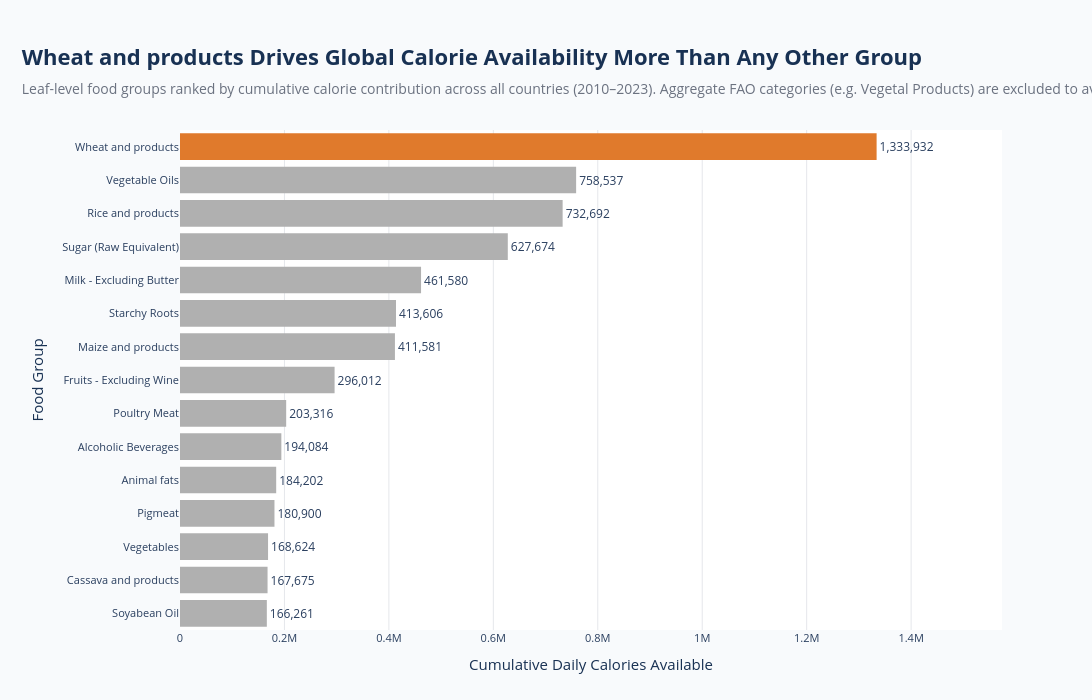

This figure's notebook cell:
### Code cell
# ==========================================================
# AQ5 - Top Food Groups Driving Global Calorie Availability
# ==========================================================

import plotly.express as px

top_foods = (
    aq5_df
    .head(15)
    .sort_values("Total_Calories")
)

n_items = len(top_foods)
leading_item = top_foods.iloc[-1]["Item"]
leading_value = top_foods.iloc[-1]["Total_Calories"]

# Flat context colour for all bars, with the single highlight
# colour reserved for the #1 contributor - color no longer
# duplicates the same information already shown by bar length.
bar_colors = [CONTEXT_GREY] * (n_items - 1) + [HIGHLIGHT]

fig = px.bar(
    top_foods,
    x="Total_Calories",
    y="Item",
    orientation="h",
    text="Total_Calories"
)

fig.update_traces(
    marker_color=bar_colors,
    texttemplate="%{text:,.0f}",
    textposition="outside",
    marker_line_width=0,
    cliponaxis=False   # let the outside text label draw past the bar without being clipped
)

# Reserve explicit headroom on the x-axis so the longest bar's
# outside label never overflows the plotting area (this is what
# caused the "5,645,..." label to get cut off previously).
x_max = top_foods["Total_Calories"].max()

fig.update_layout(
    template="plotly_white",
    width=1150,
    height=700,
    paper_bgcolor=BG,
    plot_bgcolor="white",
    title=dict(
        text=f"<b>{leading_item} Drives Global Calorie Availability More Than Any Other Group</b>"
             f"<br><span style='font-size:14px;color:#6B7280'>Leaf-level food groups ranked by cumulative calorie contribution across all countries (2010–2023). Aggregate FAO categories (e.g. Vegetal Products) are excluded to avoid double-counting.</span>",
        x=0.02,
        font=dict(
            size=22,
            color=COLOR_NAVY
        )
    ),

    xaxis=dict(
        title="Cumulative Daily Calories Available",
        title_font=dict(
            size=15,
            color=COLOR_NAVY
        ),
        tickfont=dict(size=11),
        gridcolor=COLOR_GRID,
        zeroline=False,
        range=[0, x_max * 1.18]   # headroom for the outside text label
    ),

    yaxis=dict(
        title="Food Group",
        title_font=dict(
            size=15,
            color=COLOR_NAVY
        ),
        tickfont=dict(size=11),
        categoryorder="total ascending"
    ),

    showlegend=False,

    margin=dict(
        l=180,
        r=90,
        t=130,
        b=70
    )
)

fig.show(config={"displayModeBar":False})

### Figure 1 — Plotly figure (JSON) as saved in the notebook; plotly's stock layout.template omitted (floating-point values rounded to 4 significant figures)
{"data": [{"cliponaxis": false, "hovertemplate": "Total_Calories=%{text}<br>Item=%{y}<extra></extra>", "legendgroup": "", "marker": {"color": ["#B0B0B0", "#B0B0B0", "#B0B0B0", "#B0B0B0", "#B0B0B0", "#B0B0B0", "#B0B0B0", "#B0B0B0", "#B0B0B0", "#B0B0B0", "#B0B0B0", "#B0B0B0", "#B0B0B0", "#B0B0B0", "#E07A2C"], "line": {"width": 0}, "pattern": {"shape": ""}}, "name": "", "orientation": "h", "showlegend": false, "text": [166300.0, 167700.0, 168600.0, 180900.0, 184200.0, 194100.0, 203300.0, 296000.0, 411600.0, 413600.0, 461600.0, 627700.0, 732700.0, 758500.0, 1334000.0], "textposition": "outside", "texttemplate": "%{text:,.0f}", "type": "bar", "x": [166300.0, 167700.0, 168600.0, 180900.0, 184200.0, 194100.0, 203300.0, 296000.0, 411600.0, 413600.0, 461600.0, 627700.0, 732700.0, 758500.0, 1334000.0], "xaxis": "x", "y": ["Soyabean Oil", "Cassava and products", "Vegetables", "Pigmeat", "Animal fats", "Alcoholic Beverages", "Poultry Meat", "Fruits - Excluding Wine", "Maize and products", "Starchy Roots", "Milk - Excluding Butter", "Sugar (Raw Equivalent)", "Rice and products", "Vegetable Oils", "Wheat and products"], "yaxis": "y"}], "layout": {"barmode": "relative", "height": 700, "legend": {"tracegroupgap": 0}, "margin": {"b": 70, "l": 180, "r": 90, "t": 130}, "paper_bgcolor": "#F8FAFC", "plot_bgcolor": "white", "showlegend": false, "title": {"font": {"color": "#183153", "size": 22}, "text": "<b>Wheat and products Drives Global Calorie Availability More Than Any Other Group</b><br><span style='font-size:14px;color:#6B7280'>Leaf-level food groups ranked by cumulative calorie contribution across all countries (2010–2023). Aggregate FAO categories (e.g. Vegetal Products) are excluded to avoid double-counting.</span>", "x": 0.02}, "width": 1150, "xaxis": {"anchor": "y", "domain": [0, 1], "gridcolor": "#E5E7EB", "range": [0, 1574000.0], "tickfont": {"size": 11}, "title": {"font": {"color": "#183153", "size": 15}, "text": "Cumulative Daily Calories Available"}, "zeroline": false}, "yaxis": {"anchor": "x", "categoryorder": "total ascending", "domain": [0, 1], "tickfont": {"size": 11}, "title": {"font": {"color": "#183153", "size": 15}, "text": "Food Group"}}}}
